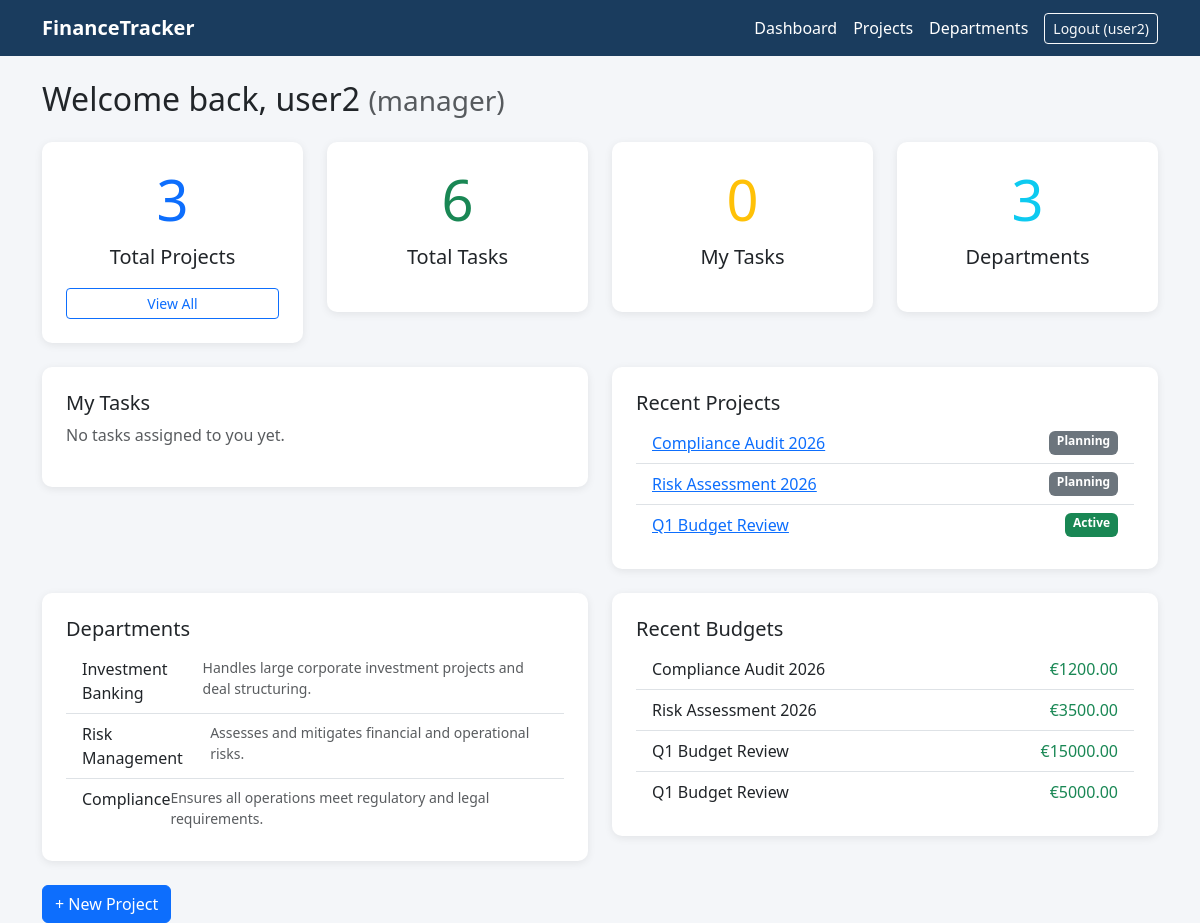
The page / (signed in) on the database its author committed.
### core/models.py (models this page shows, shortened)
class Profile(models.Model):
    ROLE_CHOICES = [
        ('analyst',    'Analyst'),
        ('manager',    'Manager'),
        ('accountant', 'Accountant'),
    ]
    user = models.OneToOneField(User, on_delete=models.CASCADE)
    role = models.CharField(max_length=20, choices=ROLE_CHOICES, default='analyst')
    bio  = models.TextField(blank=True)

class Project(models.Model):
    STATUS_CHOICES = [
        ('planning',  'Planning'),
        ('active',    'Active'),
        ('on_hold',   'On Hold'),
        ('completed', 'Completed'),
    ]
    title       = models.CharField(max_length=200)
    description = models.TextField(blank=True)
    status      = models.CharField(max_length=20, choices=STATUS_CHOICES, default='planning')
    budget      = models.DecimalField(max_digits=12, decimal_places=2, default=0)
    start_date  = models.DateField()
    end_date    = models.DateField(null=True, blank=True)
    department  = models.ForeignKey(Department, on_delete=models.SET_NULL, null=True, blank=True)
    manager     = models.ForeignKey(User, on_delete=models.SET_NULL, null=True, related_name='managed_projects')
    created_at  = models.DateTimeField(auto_now_add=True)

class Department(models.Model):
    name        = models.CharField(max_length=100)
    description = models.TextField(blank=True)

class Budget(models.Model):
    CATEGORY_CHOICES = [
        ('personnel', 'Personnel'),
        ('equipment', 'Equipment'),
        ('software',  'Software'),
        ('travel',    'Travel'),
        ('other',     'Other'),
    ]
    project     = models.ForeignKey(Project, on_delete=models.CASCADE, related_name='budget_entries')
    category    = models.CharField(max_length=20, choices=CATEGORY_CHOICES)
    description = models.CharField(max_length=200)
    amount      = models.DecimalField(max_digits=10, decimal_places=2)
    date        = models.DateField()
    created_by  = models.ForeignKey(User, on_delete=models.SET_NULL, null=True)

### core/views.py (the view)
# urls.py: path('',         views.dashboard,    name='dashboard'),
@login_required
def dashboard(request):
    context = {
        'project_count': Project.objects.count(),
        'task_count':    Task.objects.count(),
        'my_tasks':      Task.objects.filter(assigned_to=request.user)[:5],
        'recent_projects': Project.objects.order_by('-created_at')[:5],
        'departments': Department.objects.all(),
        'department_count': Department.objects.count(),
        'budgets': Budget.objects.order_by('-date')[:5],  # optional
    }
    return render(request, 'core/dashboard.html', context)

### templates/core/dashboard.html (shortened to what this page needs)
{% extends 'core/base.html' %}
{% block content %}
<h2 class="mb-4">
  Welcome back, {{ user.username }}
  <small class="text-muted">({{ user.profile.role }})</small>
</h2>
<div class="row mb-4">
  <div class="col-md-3">
    <div class="card text-center p-4">
      <h1 class="display-4 text-primary">{{ project_count }}</h1>
      <p class="lead">Total Projects</p>
      <a href="{% url 'project_list' %}" class="btn btn-outline-primary btn-sm">View All</a>
    </div>
  </div>
  <div class="col-md-3">
    <div class="card text-center p-4">
      <h1 class="display-4 text-success">{{ task_count }}</h1>
      <p class="lead">Total Tasks</p>
    </div>
  </div>
  <div class="col-md-3">
    <div class="card text-center p-4">
      <h1 class="display-4 text-warning">{{ my_tasks|length }}</h1>
      <p class="lead">My Tasks</p>
    </div>
  </div>
  <div class="col-md-3">
    <div class="card text-center p-4">
      <h1 class="display-4 text-info">{{ department_count }}</h1>
      <p class="lead">Departments</p>
    </div>
  </div>
</div>
<div class="row">
  <div class="col-md-6">
    <div class="card p-4 mb-4">
      <h5>My Tasks</h5>
      {% if my_tasks %}
        <ul class="list-group list-group-flush">
          {% for task in my_tasks %}
            <li class="list-group-item d-flex justify-content-between">
              {{ task.title }}
              <span class="badge bg-secondary">{{ task.get_status_display }}</span>
            </li>
          {% endfor %}
        </ul>
      {% else %}
        <p class="text-muted">No tasks assigned to you yet.</p>
      {% endif %}
    </div>
  </div>
  <div class="col-md-6">
    <div class="card p-4 mb-4">
      <h5>Recent Projects</h5>
      {% if recent_projects %}
        <ul class="list-group list-group-flush">
          {% for project in recent_projects %}
            <li class="list-group-item d-flex justify-content-between">
              <a href="{% url 'project_detail' project.pk %}">
                {{ project.title }}
              </a>
              <span class="badge badge-{{ project.status }} text-white">
                {{ project.get_status_display }}
              </span>
            </li>
          {% endfor %}
        </ul>
      {% else %}
        <p class="text-muted">No projects yet.</p>
      {% endif %}
    </div>
  </div>
</div>
<div class="row">
  <div class="col-md-6">
    <div class="card p-4 mb-4">
      <h5>Departments</h5>
      {% if departments %}
        <ul class="list-group list-group-flush">
          {% for dept in departments %}
            <li class="list-group-item d-flex justify-content-between">
              {{ dept.name }}
              <small class="text-muted">{{ dept.description }}</small>
            </li>
          {% endfor %}
        </ul>
      {% else %}
        <p class="text-muted">No departments available.</p>
      {% endif %}
    </div>
  </div>
  <div class="col-md-6">
    <div class="card p-4 mb-4">
      <h5>Recent Budgets</h5>
      {% if budgets %}
        <ul class="list-group list-group-flush">
          {% for b in budgets %}
            <li class="list-group-item d-flex justify-content-between">
              {{ b.project.title }}
              <span class="text-success">€{{ b.amount }}</span>
            </li>
          {% endfor %}
        </ul>
      {% else %}
        <p class="text-muted">No budget entries yet.</p>
      {% endif %}
    </div>
  </div>
</div>
<a href="{% url 'project_create' %}" class="btn btn-primary">
  + New Project
</a>
{% endblock %}

### templates/core/base.html (shortened to what this page needs)
<!DOCTYPE html>
<html lang="en">
<head>
  <link href="https://cdn.jsdelivr.net/npm/bootstrap@5.3.0/dist/css/bootstrap.min.css" rel="stylesheet">
</head>
<body>
<nav class="navbar navbar-expand-lg mb-4">
  <div class="container">
    <a class="navbar-brand fw-bold" href="/">FinanceTracker</a>
    <div class="d-flex align-items-center ms-auto gap-3">
      {% if user.is_authenticated %}
        <a class="nav-link" href="{% url 'dashboard' %}">Dashboard</a>
        <a class="nav-link" href="{% url 'project_list' %}">Projects</a>
        <a class="nav-link" href="{% url 'department_list' %}">Departments</a>
        <form method="post" action="{% url 'logout' %}" class="m-0">
          <button type="submit" class="btn btn-outline-light btn-sm">
            Logout ({{ user.username }})
          </button>
        </form>
      {% else %}
        <a class="nav-link" href="{% url 'login' %}">Login</a>
        <a class="nav-link" href="{% url 'register' %}">Register</a>
      {% endif %}
    </div>
  </div>
</nav>
<div class="container">
  {% block content %}{% endblock %}
</div>
</body>
</html>

### templates/core/base.html (style rules this page uses)
body { background: #f4f6f9; }
.navbar { background: #1a3c5e !important; }
.navbar-brand, .nav-link { color: #fff !important; }
.card { border: none; box-shadow: 0 2px 8px rgba(0,0,0,.08); border-radius: 10px; }
.badge-planning { background:#6c757d; }
.badge-active { background:#198754; }

### rows shown on the page
Project: title "Compliance Audit 2026", status "Planning"
Project: title "Risk Assessment 2026", status "Planning"
Project: title "Q1 Budget Review", status "Active"
Department: name "Investment Banking", description "Handles large corporate investment projects and deal structuring."
Department: name "Risk Management", description "Assesses and mitigates financial and operational risks."
Department: name "Compliance", description "Ensures all operations meet regulatory and legal requirements."
Budget: project "Compliance Audit 2026", amount "1200.00"
Budget: project "Risk Assessment 2026", amount "3500.00"
Budget: project "Q1 Budget Review", amount "15000.00"
Budget: project "Q1 Budget Review", amount "5000.00"

### other values the page prints
{{ user.username }} "user2"
{{ user.profile.role }} "manager"
{{ project_count }} "3"
{{ task_count }} "6"
{{ my_tasks|length }} "0"
{{ department_count }} "3"
